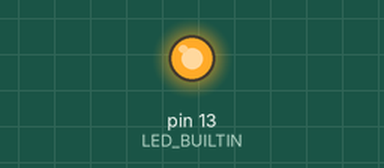
Simulated run of this sketch. Board: Arduino Uno, built with avr-gcc and run on an emulated ATmega328P. Parts: output pins drawn as LEDs (lit = HIGH).

Above: at 0.05 s.
Timing chart, 0 to 3.0 s (numbered marks = the images above):
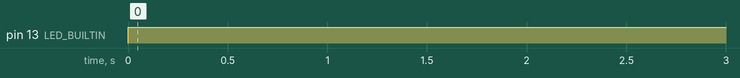

Measured:
- by itself, pin 13 (LED_BUILTIN): LOW → HIGH at 0.00 s

The sketch:

Blink_Internal_LED.ino
```cpp
void setup() {

  pinMode(LED_BUILTIN, OUTPUT);

}

void loop() {

  digitalWrite (LED_BUILTIN, HIGH);
  delay(1000);

//  for (i = 0; i < 255; i++) {
//    analogWrite (AnalogPin, i);
//    delay (5);
//  }

  digitalWrite (LED_BUILTIN, LOW);

//  for (i = 255; i > 0; i--){
//    analogWrite (AnalogPin, i);
//    delay (5);
//  }

}
```
